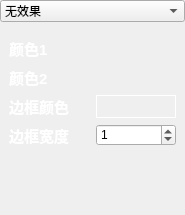
<?xml version="1.0" encoding="UTF-8"?>
<ui version="4.0">
 <class>VEEllipseSettings</class>
 <widget class="QWidget" name="VEEllipseSettings">
  <property name="geometry">
   <rect>
    <x>0</x>
    <y>0</y>
    <width>185</width>
    <height>215</height>
   </rect>
  </property>
  <property name="windowTitle">
   <string>Form</string>
  </property>
  <property name="styleSheet">
   <string notr="true">QMainWindow{
background-color:#1d1d1d;
}

QMenuBar{
background-color:#1d1d1d;
padding:5px;
	font: 12pt &quot;MS Shell Dlg 2&quot;;
}

QMenuBar::item{
background-color:#1d1d1d;
color:#fff;
padding:5px;

}

QMenu{
color:#fff;
padding:0;
}

QMenu::item:selected{
color:#fff;
background-color:#00aba9;
}

QTableWidget{
background-color:#3d3d3d;
color:#fff;
  selection-background-color: #da532c;
border:solid;
border-width:3px;
border-color:#da532c;
}
QHeaderView::section{
background-color:qlineargradient(spread:pad, x1:0, y1:0, x2:1, y2:0, stop:0 rgba(20, 158, 217, 255), stop:1 rgba(36, 158, 217, 255));
border:none;
border-top-style:solid;
border-width:1px;
border-top-color:qlineargradient(spread:pad, x1:0, y1:0, x2:1, y2:0, stop:0 rgba(20, 158, 217, 255), stop:1 rgba(36, 158, 217, 255));
color:#fff;

}
QHeaderView{
background-color:qlineargradient(spread:pad, x1:0, y1:0, x2:1, y2:0, stop:0 rgba(20, 158, 217, 255), stop:1 rgba(36, 158, 217, 255));

border:none;
border-top-style:solid;
border-width:1px;
border-top-color:#149ED9;
color:#fff;
	font: 75 12pt &quot;Calibri&quot;;
}

QTableCornerButton::section{
border:none;
background-color:#149ED9;
}

QListWidget{
background-color:#3d3d3d;
color:#fff;
}

QMenu{
background-color:#3d3d3d;
}
QStatusBar{
background-color:#7e3878;
color:#fff;
}

QPushButton{
border-style:solid;

background-color:#3d3d3d;
color:#fff;
border-radius:7px;
}
QPushButton:hover{
color:#ccc;
	background-color: qlineargradient(spread:pad, x1:0.517, y1:0, x2:0.517, y2:1, stop:0 rgba(45, 45, 45, 255), stop:0.505682 rgba(45, 45, 45, 255), stop:1 rgba(29, 29, 29, 255));
	border-color:#2d89ef;
border-width:2px;
}

QPushButton:pressed{
background-color: qlineargradient(spread:pad, x1:0.517, y1:0, x2:0.517, y2:1, stop:0 rgba(29, 29, 29, 255), stop:0.505682 rgba(45, 45, 45, 255), stop:1 rgba(29, 29, 29, 255));
}


QTabWidget::tab{
background-color:#3d3d3d;
}

QLineEdit{
border-radius:0;
}

QProgressBar{
border-radius:0;
text-align:center;
color:#fff;
background-color:transparent;
border: 2px solid #e3a21a;
border-radius:7px;
	font: 75 12pt &quot;Open Sans&quot;;

}

QProgressBar::chunk{
background-color:#2d89ef;
width:20px;
}</string>
  </property>
  <layout class="QGridLayout" name="gridLayout">
   <property name="leftMargin">
    <number>0</number>
   </property>
   <property name="topMargin">
    <number>0</number>
   </property>
   <property name="rightMargin">
    <number>0</number>
   </property>
   <property name="bottomMargin">
    <number>0</number>
   </property>
   <item row="3" column="0">
    <spacer name="verticalSpacer">
     <property name="orientation">
      <enum>Qt::Vertical</enum>
     </property>
     <property name="sizeHint" stdset="0">
      <size>
       <width>20</width>
       <height>40</height>
      </size>
     </property>
    </spacer>
   </item>
   <item row="0" column="0">
    <widget class="QComboBox" name="comboBox">
     <item>
      <property name="text">
       <string>无效果</string>
      </property>
     </item>
     <item>
      <property name="text">
       <string>渐变填充</string>
      </property>
     </item>
    </widget>
   </item>
   <item row="1" column="0">
    <widget class="QWidget" name="fillingWidget" native="true">
     <layout class="QGridLayout" name="gridLayout_2">
      <item row="3" column="1">
       <widget class="QSpinBox" name="borderWidth">
        <property name="minimum">
         <number>0</number>
        </property>
        <property name="maximum">
         <number>200</number>
        </property>
        <property name="value">
         <number>1</number>
        </property>
       </widget>
      </item>
      <item row="2" column="1">
       <widget class="ColorLabel" name="borderColor">
        <property name="styleSheet">
         <string notr="true">QLabel{
	border: 1px solid white;
	backgroud: white;	
	font-color:white;
}</string>
        </property>
        <property name="text">
         <string/>
        </property>
       </widget>
      </item>
      <item row="3" column="0">
       <widget class="QLabel" name="label_4">
        <property name="font">
         <font>
          <family>Arial</family>
          <pointsize>11</pointsize>
          <weight>75</weight>
          <bold>true</bold>
         </font>
        </property>
        <property name="text">
         <string>&lt;font color=&quot;white&quot;&gt;边框宽度&lt;/font&gt;</string>
        </property>
       </widget>
      </item>
      <item row="0" column="1">
       <widget class="ColorLabel" name="color_1">
        <property name="text">
         <string/>
        </property>
       </widget>
      </item>
      <item row="0" column="0">
       <widget class="QLabel" name="labelColor_1">
        <property name="font">
         <font>
          <family>Arial</family>
          <pointsize>11</pointsize>
          <weight>75</weight>
          <bold>true</bold>
         </font>
        </property>
        <property name="text">
         <string>&lt;font color=&quot;white&quot;&gt;颜色1&lt;/font&gt;</string>
        </property>
       </widget>
      </item>
      <item row="2" column="0">
       <widget class="QLabel" name="label_2">
        <property name="font">
         <font>
          <family>Arial</family>
          <pointsize>11</pointsize>
          <weight>75</weight>
          <bold>true</bold>
         </font>
        </property>
        <property name="text">
         <string>&lt;font color=&quot;white&quot;&gt;边框颜色&lt;/font&gt;</string>
        </property>
       </widget>
      </item>
      <item row="1" column="0">
       <widget class="QLabel" name="labelColor_2">
        <property name="font">
         <font>
          <family>Arial</family>
          <pointsize>11</pointsize>
          <weight>75</weight>
          <bold>true</bold>
         </font>
        </property>
        <property name="text">
         <string>&lt;font color=&quot;white&quot;&gt;颜色2&lt;/font&gt;</string>
        </property>
       </widget>
      </item>
      <item row="1" column="1">
       <widget class="ColorLabel" name="color_2">
        <property name="text">
         <string/>
        </property>
       </widget>
      </item>
     </layout>
    </widget>
   </item>
  </layout>
 </widget>
 <customwidgets>
  <customwidget>
   <class>ColorLabel</class>
   <extends>QLabel</extends>
   <header>colorlabel.h</header>
  </customwidget>
 </customwidgets>
 <resources/>
 <connections/>
</ui>
